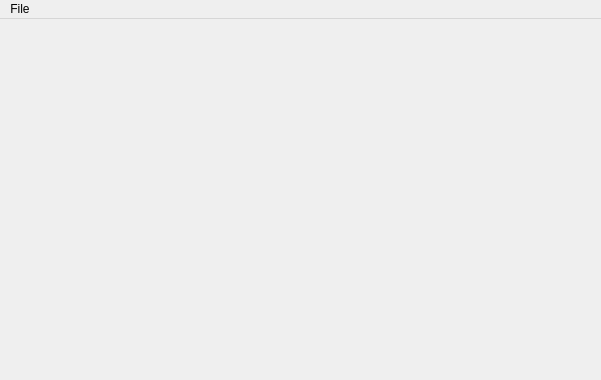
<?xml version="1.0" encoding="UTF-8"?>
<ui version="4.0">
 <class>MainWindow</class>
 <widget class="QMainWindow" name="MainWindow">
  <property name="geometry">
   <rect>
    <x>0</x>
    <y>0</y>
    <width>601</width>
    <height>380</height>
   </rect>
  </property>
  <property name="minimumSize">
   <size>
    <width>601</width>
    <height>380</height>
   </size>
  </property>
  <property name="windowTitle">
   <string>Tic Tac Toe</string>
  </property>
  <widget class="GameWidget" name="centralwidget">
   <property name="autoFillBackground">
    <bool>false</bool>
   </property>
  </widget>
  <widget class="QMenuBar" name="menubar">
   <property name="geometry">
    <rect>
     <x>0</x>
     <y>0</y>
     <width>601</width>
     <height>20</height>
    </rect>
   </property>
   <widget class="QMenu" name="menuNew_Game">
    <property name="title">
     <string>File</string>
    </property>
    <addaction name="actionNewGame"/>
    <addaction name="actionQuit"/>
   </widget>
   <addaction name="menuNew_Game"/>
  </widget>
  <action name="actionNewGame">
   <property name="text">
    <string>New Game</string>
   </property>
   <property name="shortcut">
    <string>Ctrl+N</string>
   </property>
  </action>
  <action name="actionQuit">
   <property name="text">
    <string>Quit</string>
   </property>
   <property name="shortcut">
    <string>Ctrl+Q</string>
   </property>
  </action>
 </widget>
 <customwidgets>
  <customwidget>
   <class>GameWidget</class>
   <extends>QWidget</extends>
   <header>gamewidget.h</header>
   <container>1</container>
  </customwidget>
 </customwidgets>
 <resources/>
 <connections/>
</ui>
